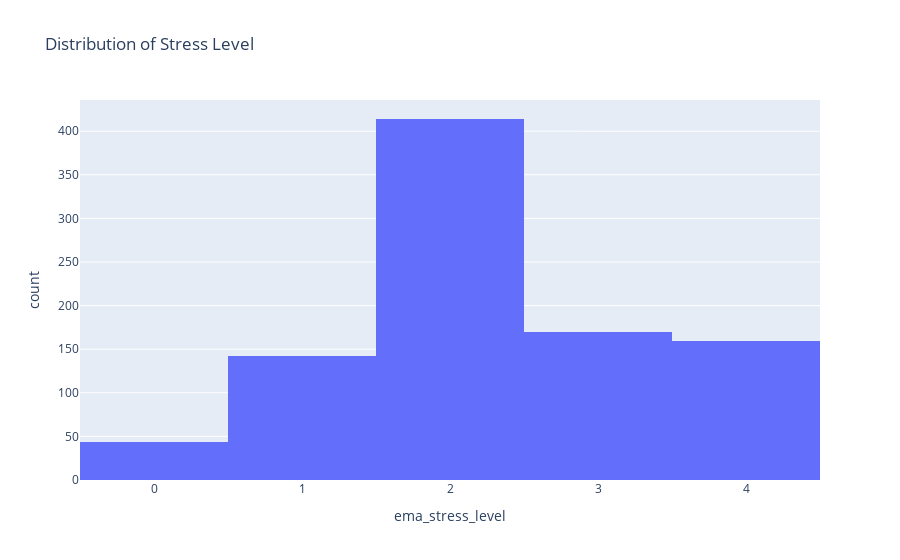

The notebook cell this image was saved under:
### Code cell
px.histogram(df, x='ema_stress_level', nbins=5, title='Distribution of Stress Level')

### Figure 1 — Plotly figure (JSON) as saved in the notebook; plotly's stock layout.template omitted (floating-point values rounded to 4 significant figures; data arrays with more than 128 entries replaced by an {"elided": "..."} marker saying what was removed)
{"data": [{"bingroup": "x", "hovertemplate": "ema_stress_level=%{x}<br>count=%{y}<extra></extra>", "legendgroup": "", "marker": {"color": "#636efa", "pattern": {"shape": ""}}, "name": "", "nbinsx": 5, "orientation": "v", "showlegend": false, "type": "histogram", "x": {"elided": "929 float values"}, "xaxis": "x", "yaxis": "y"}], "layout": {"barmode": "relative", "legend": {"tracegroupgap": 0}, "title": {"text": "Distribution of Stress Level"}, "xaxis": {"anchor": "y", "domain": [0, 1], "title": {"text": "ema_stress_level"}}, "yaxis": {"anchor": "x", "domain": [0, 1], "title": {"text": "count"}}}}
